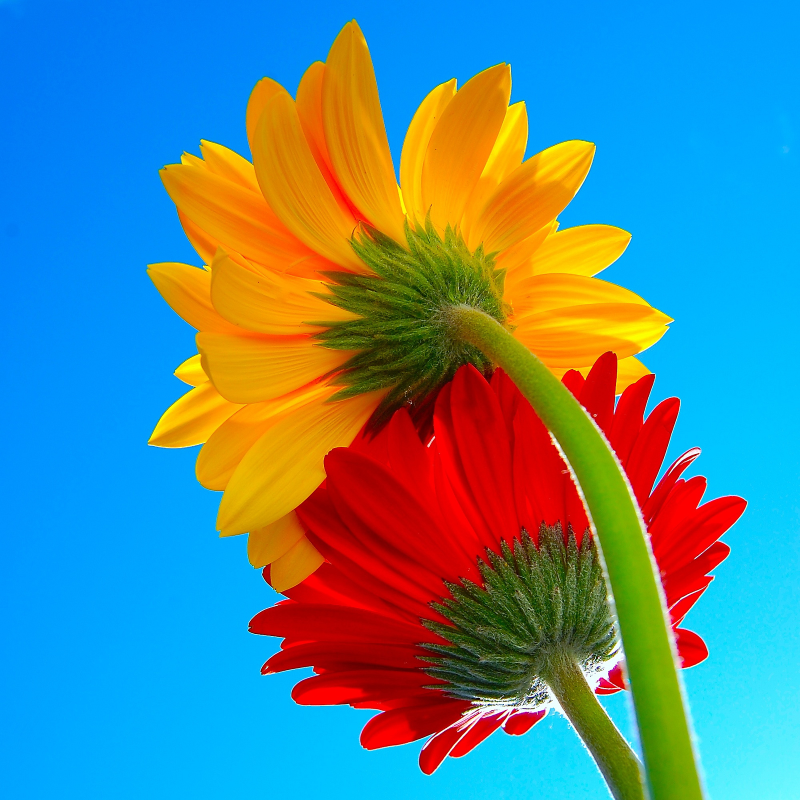
%> input picture clases/Cap01_Introducción/Matlab/flowers.jpg, 1600 x 1600 px (shown at 1/2 size)
$ octave TRAT01_ColorSegmentation.m   (GNU Octave 9; MATLAB toolbox functions it lacks are replaced by stand-ins)
%> lines starting %> are read from the running program, lines starting %| are printed output that depends on the picture; in (x1, y1, x2, y2) boxes, pixels count from 0 and x2, y2 are one past the last pixel; in counts of white or black regions, pixels touching at a corner belong together; the program's own positions count from 1
% (c) José Ramón Iglesias(2021) - https://sites.google.com/a/unicesar.edu.co/jose-r-iglesias/
close all
warning off
I = imread('flowers.jpg');
%> I is the input picture: size 1600x1600x3 uint8; mean R, G, B 86.4, 134.6, 144
figure(1)
imtool(I)
pause

Red   = I(:,:,1);
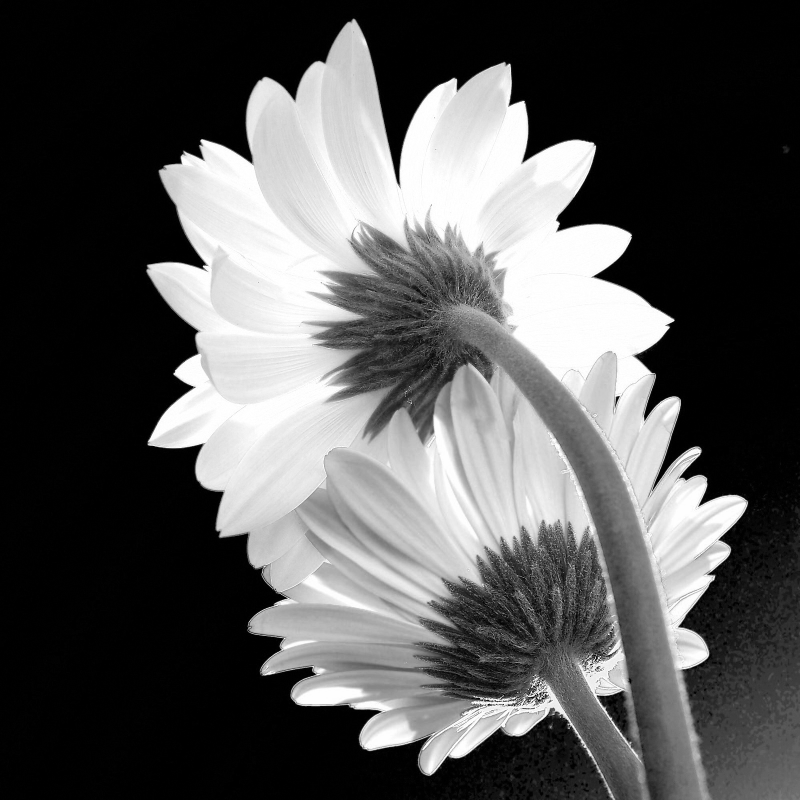
%> Red: size 1600x1600 uint8 (shown at 1/2 size); min 0, max 255, mean 86.4
Green = I(:,:,2);
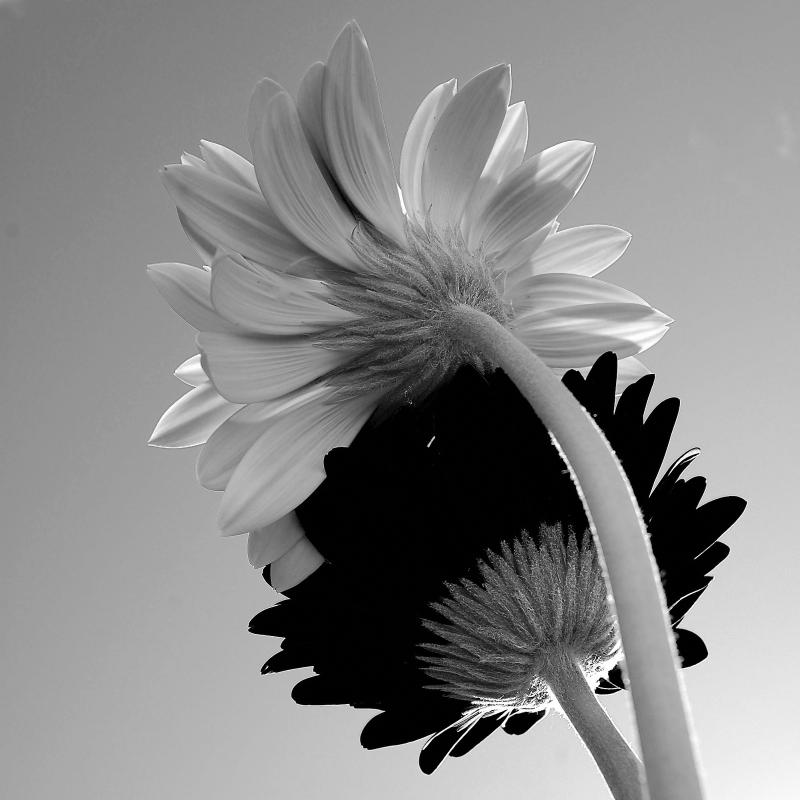
%> Green: size 1600x1600 uint8 (shown at 1/2 size); min 0, max 255, mean 134.6
Blue  = I(:,:,3);
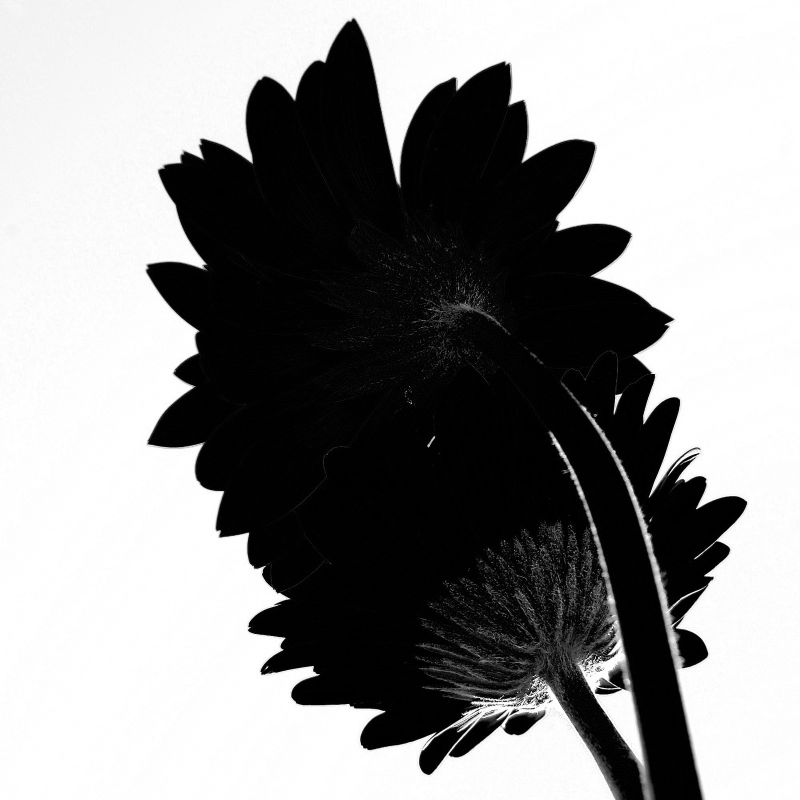
%> Blue: size 1600x1600 uint8 (shown at 1/2 size); min 0, max 255, mean 144
figure(2)
subplot(2,3,1);imshow(Red)  ;title('Red');
subplot(2,3,2);imshow(Green);title('Green');
subplot(2,3,3);imshow(Blue) ;title('Blue');
subplot(2,3,4);imhist(Red)  ;title('Histogram');
subplot(2,3,5);imhist(Green);title('Histogram');
subplot(2,3,6);imhist(Blue) ;title('Histogram');
%> after `title('Histogram')`:
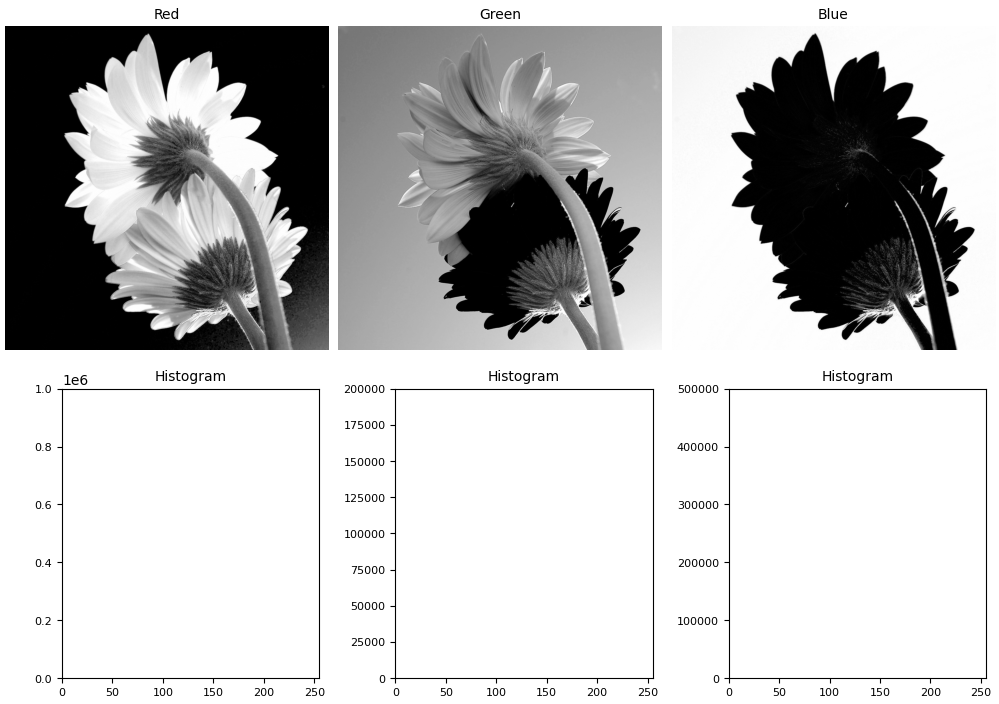
%> figure redrawn from the program's plot data, 6 panels
pause

% Step 0: Color Segmentation (Red Hi and Green and Blue Low)
SegRed_0 = Red>150 & Green <40 & Blue < 40;
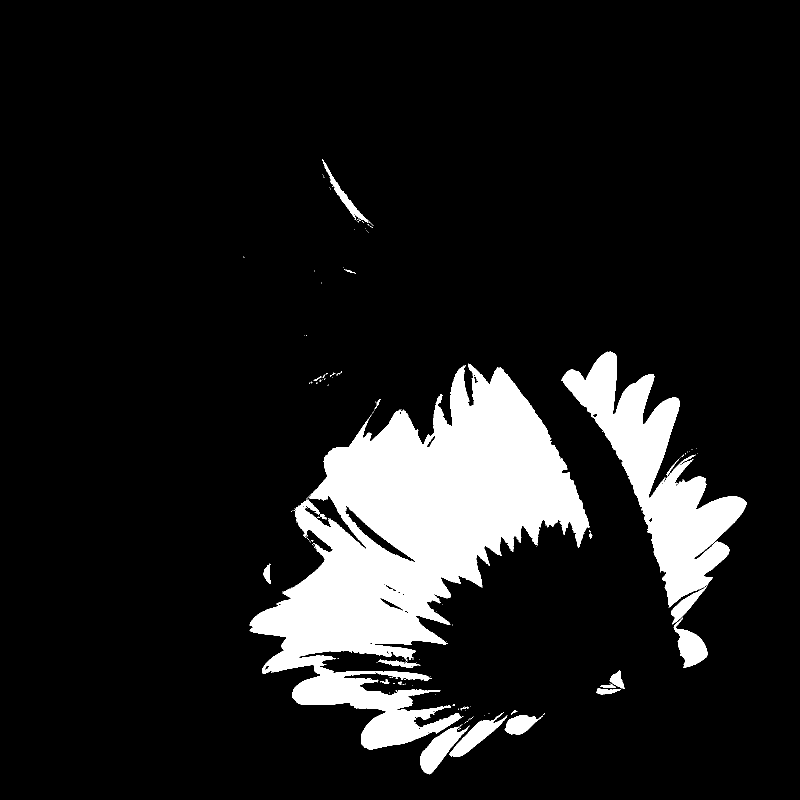
%> SegRed_0: size 1600x1600 logical (shown at 1/2 size); 11.6% white; 159 white regions (137 under 20 px), largest, box (x1, y1, x2, y2) and area: (499, 727, 1179, 1499) 219781, (1123, 703, 1494, 1216) 60039, (840, 1451, 940, 1549) 3728
figure(3)
imshow(SegRed_0);title('Color Segmentation');
pause

% Step 1: Remove small regions
SegRed_1 = bwareaopen(SegRed_0,1500);
%> SegRed_1: size 1600x1600 logical; 11.4% white; 6 white regions, box (x1, y1, x2, y2) and area: (499, 727, 1179, 1499) 219781, (1123, 703, 1494, 1216) 60039, (840, 1451, 940, 1549) 3728, (1347, 1235, 1416, 1336) 3216, (899, 1424, 1015, 1514) 3075, (1009, 1430, 1085, 1470) 1745
figure(4)
imshow(SegRed_1);title('Large Regions');
pause

[ii,jj] = find(SegRed_1==1);
%> ii = 291584 values from 704 to 1549; jj = 291584 values from 500 to 1494
i1 = min(ii);i2 = max(ii);
%> after `i1 = min(ii)`: i1 = 704
%> after `i2 = max(ii)`: i2 = 1549
j1 = min(jj);j2 = max(jj);
%> after `j1 = min(jj)`: j1 = 500
%> after `j2 = max(jj)`: j2 = 1494

figure(5)
imshow(I);title('Bounding Box');
hold on
plot([j1 j2 j2 j1 j1],[i1 i1 i2 i2 i1],'r','LineWidth',3)
text(j1-325,i2-30,'Red Flower','FontSize',20,'Color','White');
%> figure, not shown here; shown at 1/2 size; its title reads 'Bounding Box'
pause

S = I(i1:i2,j1:j2,:);
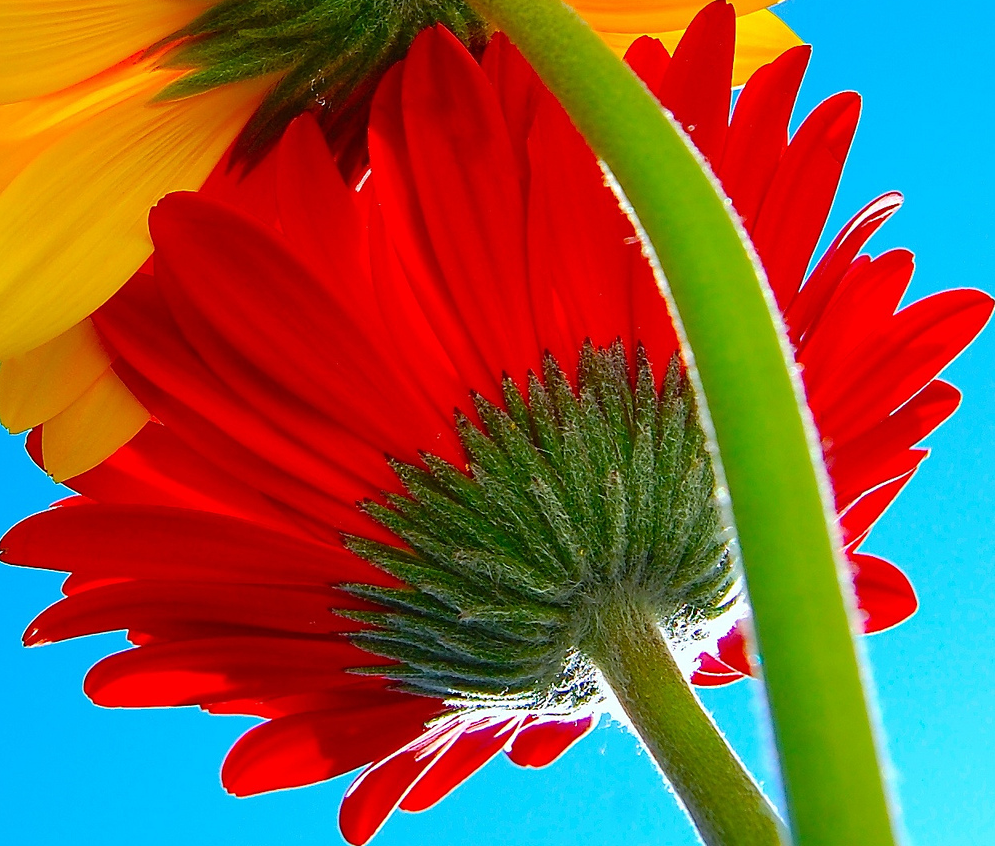
%> S: size 846x995x3 uint8; mean R, G, B 134.3, 91.4, 65.9
figure(6)
imshow(S);title('Segmented Red Flower');
